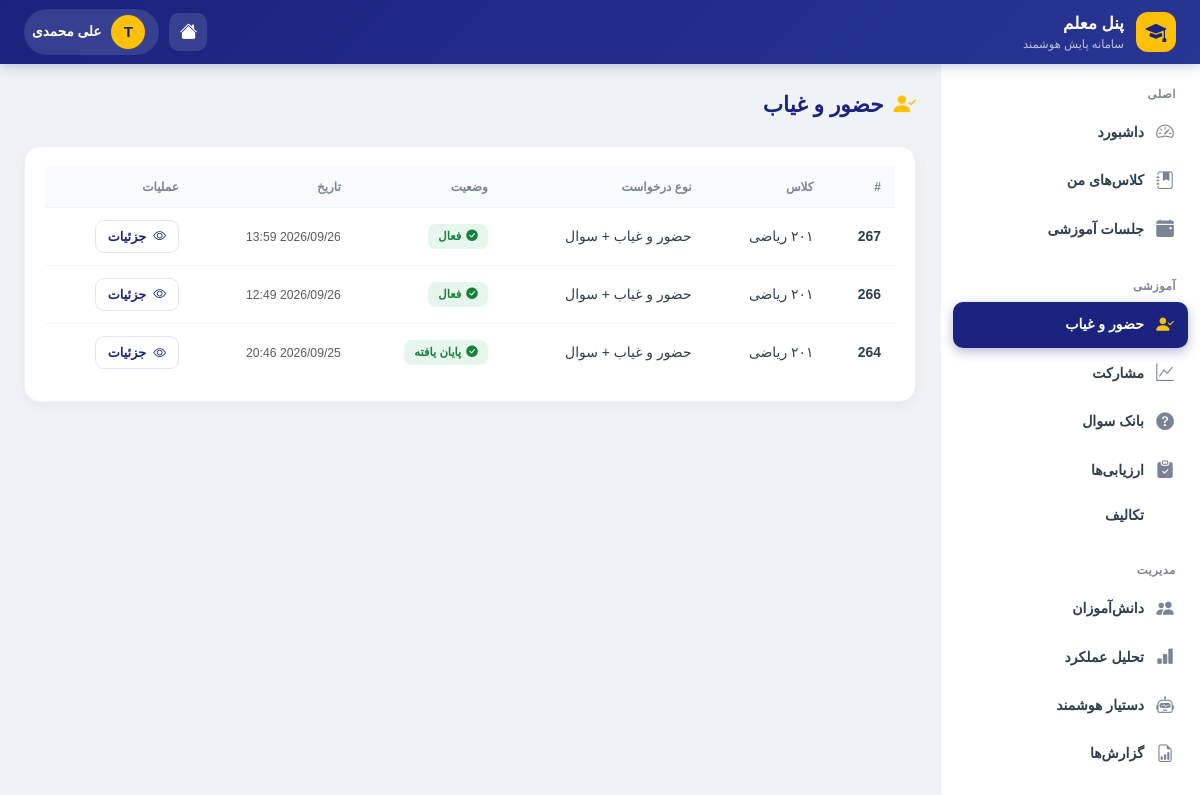
The page /teacher/attendance/ (signed in) on the database as committed earlier.
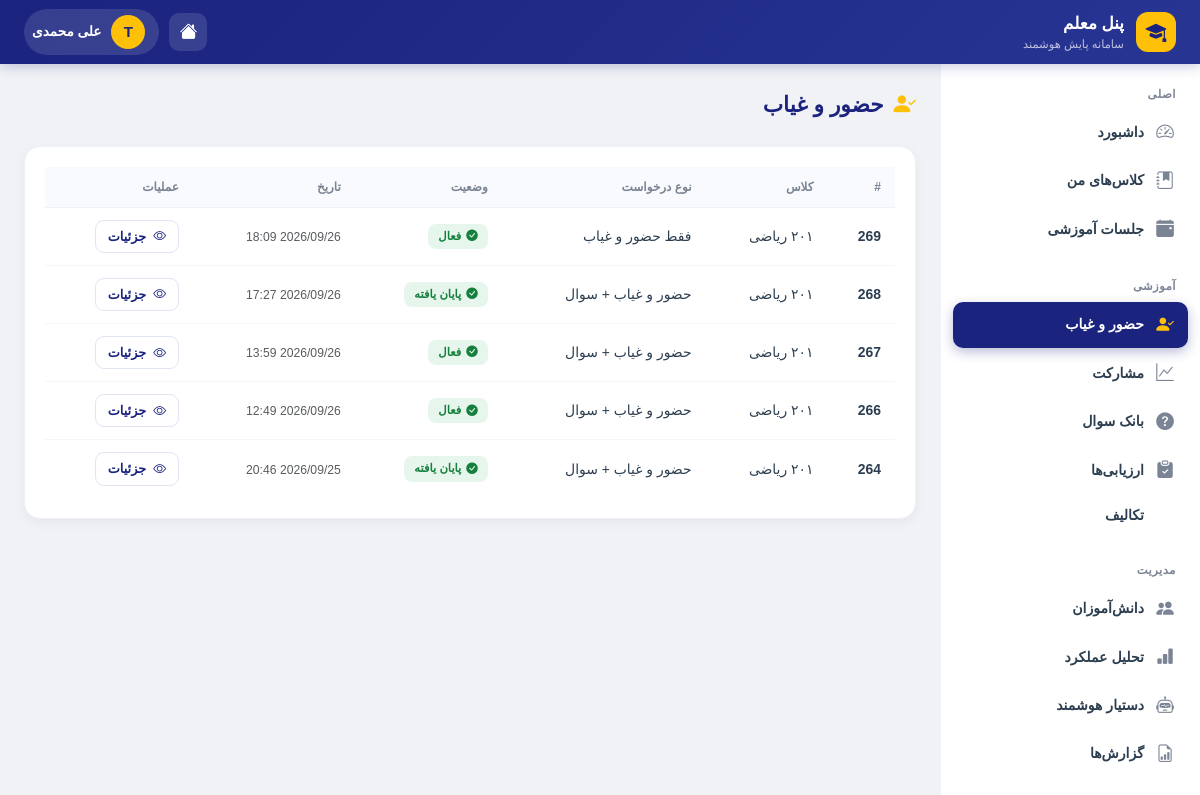
The same page on the database as committed later.
### dashboard/models.py (models this page shows, shortened)
class AttendanceRequest(models.Model):
    REQUEST_TYPE_CHOICES = (
        ('face_only', 'فقط حضور و غیاب'),
        ('question_only', 'فقط سوال'),
        ('face_and_question', 'حضور و غیاب + سوال'),
    )
    STATUS_CHOICES = (
        ('active', 'فعال'),
        ('finished', 'پایان یافته'),
        ('canceled', 'لغو شده'),
    )
    teacher = models.ForeignKey(
        User,
        on_delete=models.CASCADE,
        related_name='attendance_requests',
        limit_choices_to={'role': 'teacher'},
        verbose_name="معلم"
    )
    classroom = models.ForeignKey(
        Classroom,
        on_delete=models.CASCADE,
        related_name='attendance_requests',
        verbose_name="کلاس"
    )
    session = models.ForeignKey(
        ClassSession,
        on_delete=models.CASCADE,
        related_name='attendance_requests',
        verbose_name="جلسه"
    )
    request_type = models.CharField(
        max_length=30,
        choices=REQUEST_TYPE_CHOICES,
        default='face_only',
        verbose_name="نوع درخواست"
    )
    status = models.CharField(
        max_length=20,
        choices=STATUS_CHOICES,
        default='active',
        verbose_name="وضعیت"
    )
    face_time_seconds = models.PositiveIntegerField(
        default=120,
        verbose_name="زمان اسکن چهره (ثانیه)"
    )
    face_deadline_at = models.DateTimeField(
        null=True,
        blank=True,
        verbose_name="مهلت اسکن چهره"
    )
    questions = models.ManyToManyField(
        Question,
        through='AttendanceRequestQuestion',
        related_name='attendance_requests',
        blank=True,
        verbose_name="سوالات"
    )
    created_at = models.DateTimeField(auto_now_add=True, verbose_name="تاریخ ایجاد")
    updated_at = models.DateTimeField(auto_now=True, verbose_name="تاریخ به‌روزرسانی")
    class Meta:
        verbose_name = "درخواست حضور و غیاب / سوال"
        verbose_name_plural = "درخواست‌های حضور و غیاب / سوال"
        ordering = ['-created_at']

class Classroom(models.Model):
    GRADE_CHOICES = (
        ('10', 'دهم'),
        ('11', 'یازدهم'),
        ('12', 'دوازدهم'),
    )
    FIELD_CHOICES = (
        ('computer', 'کامپیوتر'),
        ('electrical', 'برق'),
        ('mechanical', 'مکانیک'),
        ('accounting', 'حسابداری'),
        ('math', 'ریاضی'),
        ('experimental', 'تجربی'),
        ('humanities', 'انسانی'),
    )
    name = models.CharField(max_length=100, verbose_name="نام کلاس")
    subject = models.CharField(max_length=100, verbose_name="درس")
    grade = models.CharField(
        max_length=2,
        choices=GRADE_CHOICES,
        default='10',
        verbose_name="پایه تحصیلی"
    )
    field = models.CharField(
        max_length=20,
        choices=FIELD_CHOICES,
        default='math',
        verbose_name="رشته تحصیلی"
    )
    teacher_name = models.CharField(
        max_length=100,
        verbose_name="نام معلم"
    )
    teacher = models.ForeignKey(
        User,
        on_delete=models.SET_NULL,
        null=True,
        blank=True,
        related_name='taught_classes',
        verbose_name="کاربر معلم (اختیاری)"
    )
    students = models.ManyToManyField(
        User,
        related_name='enrolled_classes',
        blank=True,
        verbose_name="دانش‌آموزان"
    )
    school = models.ForeignKey(
        'national.School',
        on_delete=models.SET_NULL,
        null=True,
        blank=True,
        related_name='classrooms',
        verbose_name="مدرسه"
    )
    created_at = models.DateTimeField(auto_now_add=True)
    class Meta:
        verbose_name = "کلاس"
        verbose_name_plural = "کلاس‌ها"

### teacher/views.py (the view)
# urls.py: path('attendance/', views.teacher_attendance, name='attendance'),
@teacher_scope_required
def teacher_attendance(request):
    scope = request.teacher_scope
    requests_qs = scope.filter_attendance_requests().select_related(
        'classroom', 'session'
    ).order_by('-created_at')[:30]
    context = {
        'title': 'حضور و غیاب',
        'attendance_requests': requests_qs,
    }
    return render(request, 'teacher/attendance/list.html', context)

### teacher/scope.py (called while the page is built)
    def filter_attendance_requests(self, qs=None):
        from dashboard.models import AttendanceRequest
        if qs is None:
            qs = AttendanceRequest.objects.all()
        return qs.filter(teacher=self.user)

### teacher/templates/teacher/attendance/list.html (shortened to what this page needs)
{% extends 'teacher/base_teacher.html' %}
{% block content %}
<div class="t-page-header">
    <div class="t-page-title"><i class="bi bi-person-check-fill"></i> حضور و غیاب</div>
</div>
<div class="t-card">
    <div class="t-card-body">
        {% if attendance_requests %}
        <div class="table-responsive">
            <table class="t-table">
                <thead>
                    <tr>
                        <th>#</th>
                        <th>کلاس</th>
                        <th>نوع درخواست</th>
                        <th>وضعیت</th>
                        <th>تاریخ</th>
                        <th>عملیات</th>
                    </tr>
                </thead>
                <tbody>
                    {% for req in attendance_requests %}
                    <tr>
                        <td><strong>{{ req.id }}</strong></td>
                        <td>{{ req.classroom.name }}</td>
                        <td>{{ req.get_request_type_display }}</td>
                        <td>
                            {% if req.status == 'active' %}
                                {% include "teacher/components/status_badge.html" with status="active" display="فعال" %}
                            {% elif req.status == 'finished' %}
                                {% include "teacher/components/status_badge.html" with status="completed" display="پایان یافته" %}
                            {% else %}
                                {% include "teacher/components/status_badge.html" with status="cancelled" display="لغو شده" %}
                            {% endif %}
                        </td>
                        <td><small class="text-muted">{{ req.created_at|date:"Y/m/d H:i" }}</small></td>
                        <td>
                            <a href="{% url 'teacher:attendance_detail' req.id %}" class="t-btn t-btn-outline t-btn-sm">
                                <i class="bi bi-eye"></i> جزئیات
                            </a>
                        </td>
                    </tr>
                    {% endfor %}
                </tbody>
            </table>
        </div>
        {% else %}
            {% include "teacher/components/empty_state.html" with icon="bi-person-check" title="درخواست حضوری ثبت نشده" message="هنوز درخواست حضور و غیابی ایجاد نکرده‌اید." %}
        {% endif %}
    </div>
</div>
{% endblock %}

### teacher/templates/teacher/components/status_badge.html
{% if status == 'active' or status == 'present' or status == 'completed' or status == 'approved' or status == 'high' %}
<span class="t-badge success"><i class="bi bi-check-circle-fill"></i>{{ display|default:status }}</span>
{% elif status == 'scheduled' or status == 'pending' or status == 'medium' %}
<span class="t-badge warning"><i class="bi bi-clock-fill"></i>{{ display|default:status }}</span>
{% elif status == 'absent' or status == 'failed' or status == 'rejected' or status == 'low' %}
<span class="t-badge danger"><i class="bi bi-x-circle-fill"></i>{{ display|default:status }}</span>
{% elif status == 'suspicious' %}
<span class="t-badge warning"><i class="bi bi-exclamation-triangle-fill"></i>{{ display|default:status }}</span>
{% elif status == 'cancelled' or status == 'draft' %}
<span class="t-badge secondary"><i class="bi bi-dash-circle"></i>{{ display|default:status }}</span>
{% else %}
<span class="t-badge info"><i class="bi bi-info-circle-fill"></i>{{ display|default:status }}</span>
{% endif %}

Rows that differ between the two databases and show on the page:
added AttendanceRequest: id "269", classroom.name "۲۰۱ ریاضی", request_type "فقط حضور و غیاب", display "فعال", created_at "2026/09/26 18:09"
added AttendanceRequest: id "268", classroom.name "۲۰۱ ریاضی", request_type "حضور و غیاب + سوال", display "پایان یافته", created_at "2026/09/26 17:27"
